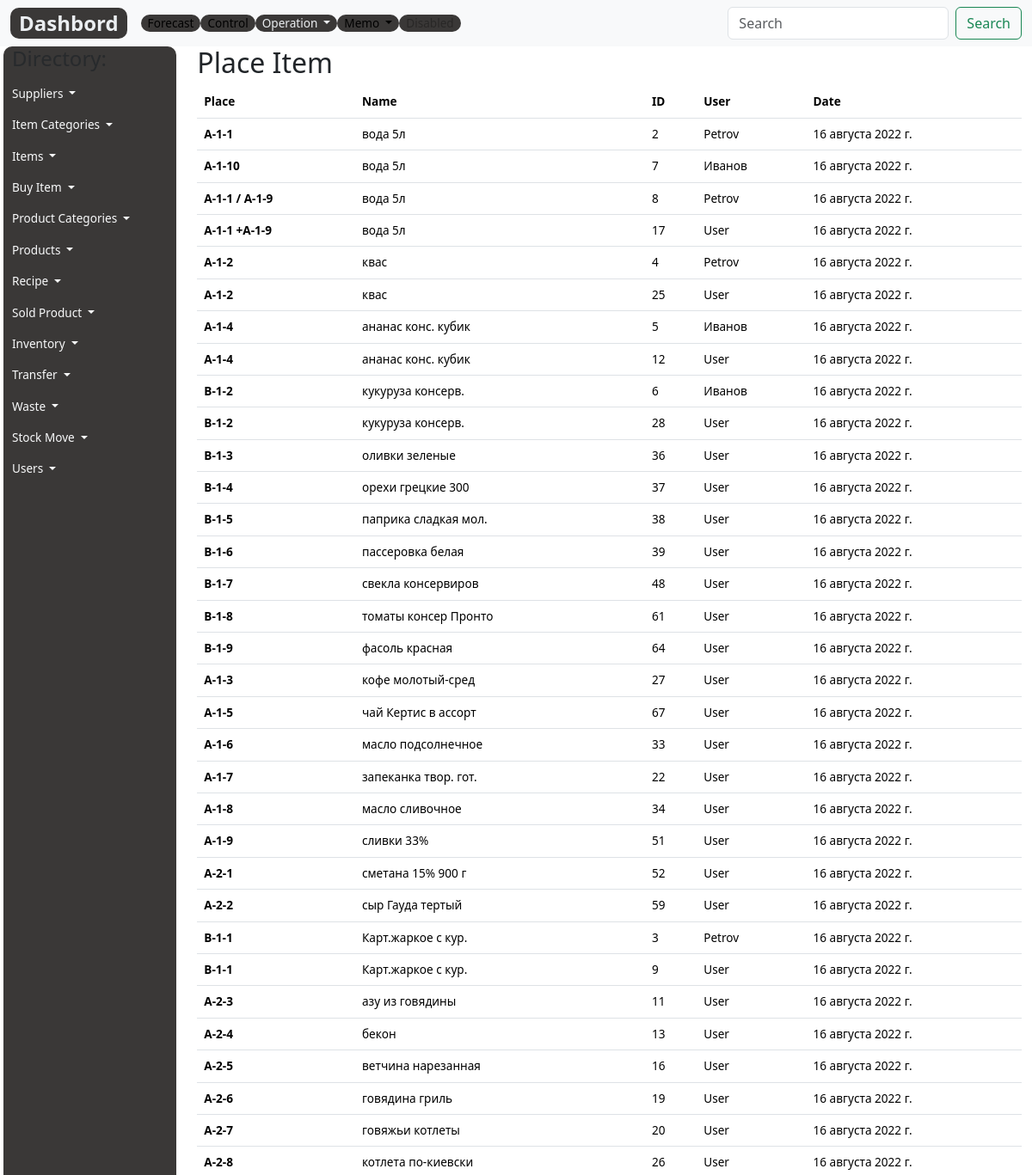
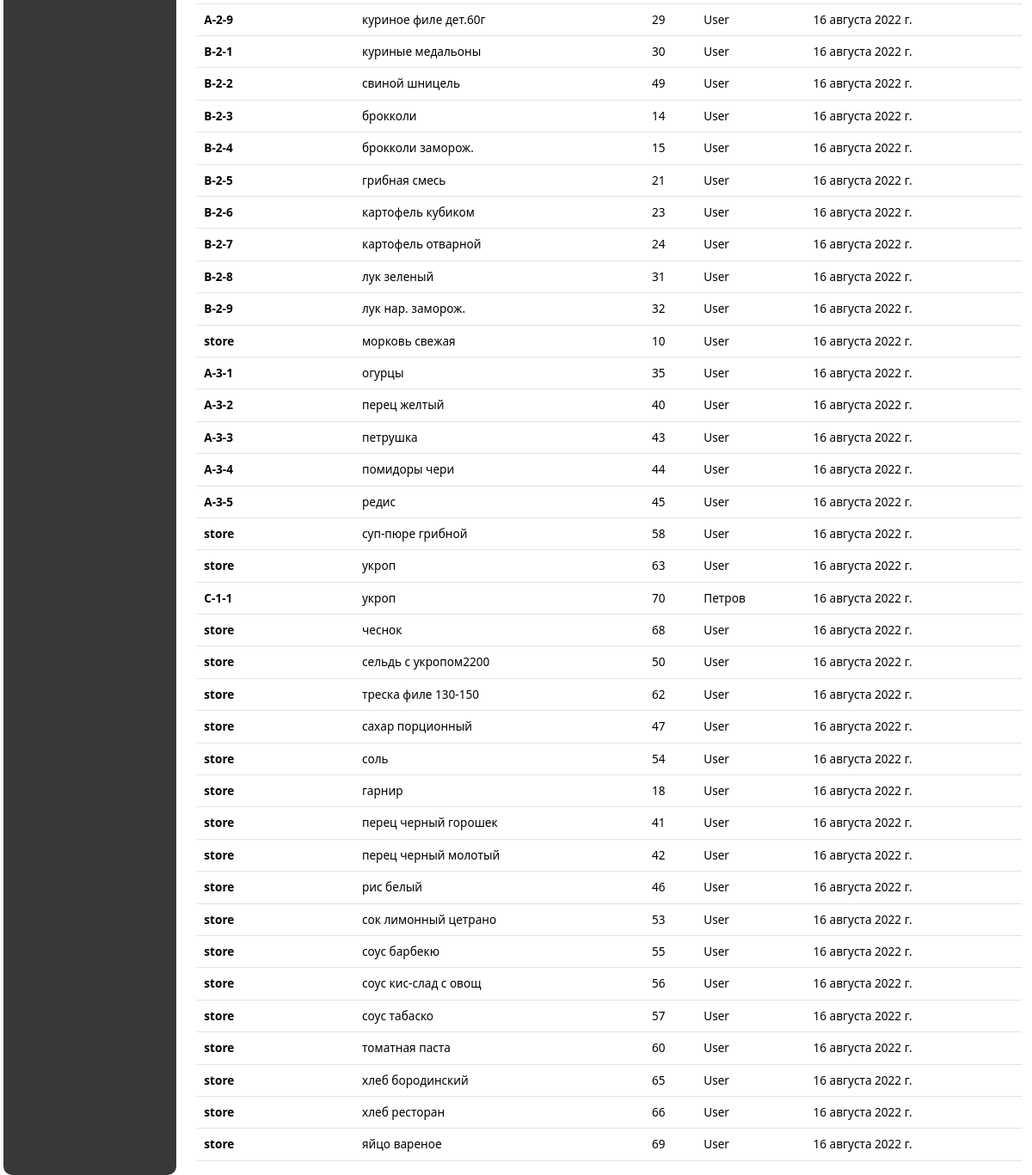
/control/place_list/, run on an earlier commit of the app's database (2 pictures, top to bottom).
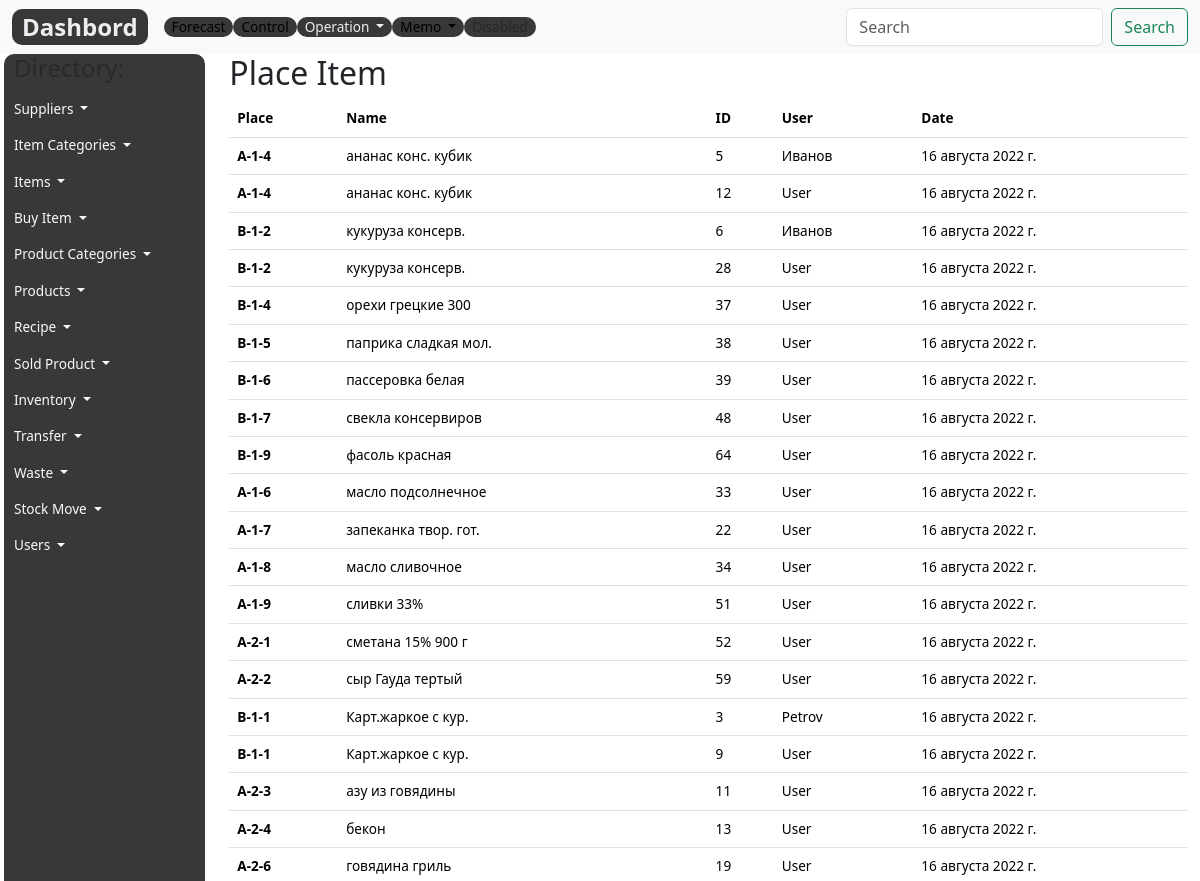
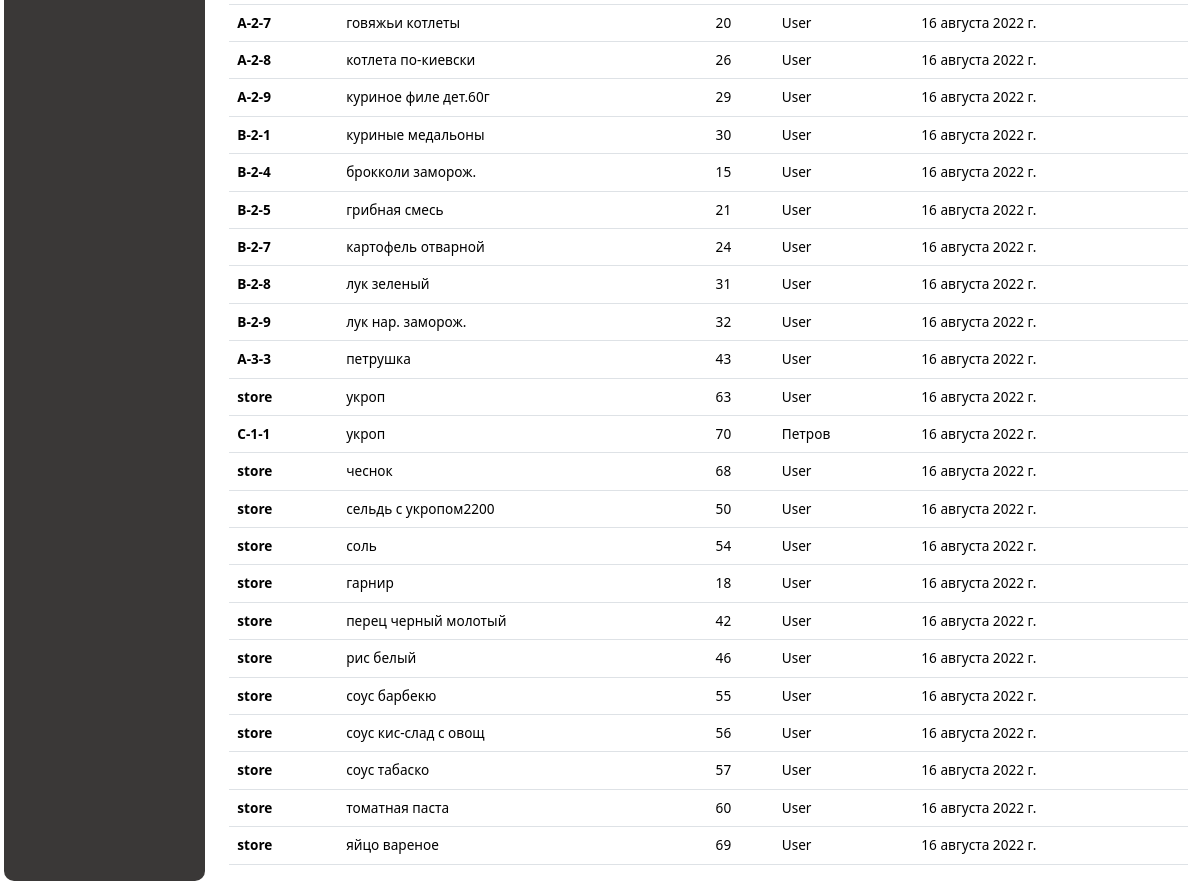
And on a later commit of the database (2 pictures, top to bottom).
### control/models.py (models this page shows, shortened)
class MoveItem(models.Model):
    name = models.ForeignKey(Item, null=True, verbose_name='Наименование', on_delete=models.CASCADE)# для form buy_item.html
    place= models.CharField(max_length=250,verbose_name='Место',  null=True ,help_text='Стеллаж - Ряд - Место',default='  ')
    document= models.CharField(max_length=250,verbose_name='Заполнил',  null=True ,default='User ')
    created_date = models.DateField(auto_now_add=True, verbose_name='Дата',)
    class Meta:
        ordering = ['name','id']
        verbose_name = 'Место'
        verbose_name_plural = 'Место'

### register/models.py (models this page shows, shortened)
class Item(models.Model):
    code=models.DecimalField(max_digits=12, unique=True, help_text="Не более 12 знаков",decimal_places=0,null=True,verbose_name='Код')
    name = models.CharField(max_length=200, help_text="Не более 200 знаков", unique=True,db_index=True)
    category = models.ForeignKey(
        CategoryItem, related_name='item', on_delete=models.CASCADE)
    supplier=models.ForeignKey(Supplier, related_name='item',on_delete=models.CASCADE)
    unit = models.CharField(max_length=50, help_text="Не более 50 знаков", choices=UNITS ) # pounds, lbs, oz ,grams, etc
    unit_cost = models.DecimalField(max_digits=10, help_text="Не более 10 знаков",decimal_places=2)
    description = models.TextField(blank=True, null=True)
    slug= models.SlugField(max_length=255, verbose_name='Url', unique=True)
    delivery_time = models.IntegerField(verbose_name='Дней', null=True)
    supply_lot = models.IntegerField(verbose_name='lot', null=True)
    lot_weight= models.FloatField(verbose_name='weight', blank=True, null=True)
    lot_length=models.FloatField(verbose_name='length', blank=True, null=True)
    lot_width = models.FloatField(verbose_name='width', blank=True, null=True)
    lot_height = models.FloatField(verbose_name='height', blank=True, null=True)
    best_befor = models.IntegerField(blank=True, null=True)
    created_date= models.DateField(auto_now_add=True, verbose_name='Создан',null=True)
    updated_date = models.DateField(auto_now=True,  verbose_name='Изменен', null=True)
    class Meta:
        ordering = ['category','name']
        verbose_name = 'Товар'
        verbose_name_plural = 'Товары'
    def __str__(self):
        return self.name

### control/views.py (the view)
# urls.py: path('place_list/', PlaceItemsListView.as_view(), name='place-list'),
class PlaceItemsListView(ListView):
    model=MoveItem
    template_name = 'lists/place_list.html'
    context_object_name = 'places'

### control/templates/lists/place_list.html (shortened to what this page needs)
{% extends 'base.html' %}
{% block content %}
<div class="container">
  <h2>Place Item</h2>
  <table class="table">
    <thead>
      <tr>
        <th scope="col">Place</th>
        <th scope="col">Name</th>
        <th scope="col">ID</th>
        <th scope="col">User</th>
        <th scope="col">Date</th>
      </tr>
    </thead>
    <tbody>
      {% for place in places %}
      <tr>
        <th scope="row">{{place.place}}</th>
        <td>{{place.name}}</td>
        <td>{{place.id}}</td>
        <td>{{place.document}}</td>
        <td>{{place.created_date}}</td>
      </tr>
      {% endfor %}
    </tbody>
  </table>
</div>
{% endblock %}

### templates/base.html (shortened to what this page needs)
{% load static %}
{% load bootstrap5 %}
<!DOCTYPE html>
<html lang="en">
<head>
  {% bootstrap_css %}
  <link rel="stylesheet" type="text/css" href="{% static 'css/style.css' %}">
</head>
<body>
  {% block navbar %}
  <nav class="navbar navbar-expand-lg bg-light">
    <div class="container-fluid">
      <a class="navbar-brand font1-b navbutt" href="{% url 'dashbord' %}">Dashbord</a>
      <div class="collapse navbar-collapse" id="navbarSupportedContent">
        <ul class="navbar-nav me-auto mb-2 mb-lg-0">
          <li class="nav-item">
            <a class="nav-link active navbutt" aria-current="page" href="{% url 'dashbord' %}">Forecast</a>
          </li>
          <li class="nav-item">
            <a class="nav-link active navbutt" href="{% url 'control' %}">Control</a>
          </li>
          <li class="navbar-nav nav-item dropdown">
            <a class="nav-link dropdown-toggle navbutt" href="#" role="button" data-bs-toggle="dropdown"
              aria-expanded="false">
              Operation
            </a>
          </li>
          <li class="navbar-nav nav-item dropdown">
            <a class="nav-link dropdown-toggle navbutt active" href="#" role="button" data-bs-toggle="dropdown"
              aria-expanded="false">
              Memo
            </a>
          </li>
          <li class="nav-item">
            <a class="nav-link disabled navbutt">Disabled</a>
          </li>
        </ul>
        <form class="d-flex" role="search">
          <input class="form-control me-2" type="search" placeholder="Search" aria-label="Search">
          <button class="btn btn-outline-success" type="submit">Search</button>
        </form>
      </div>
    </div>
  </nav>
  {% endblock %}
  <div class="ms-3">
    {% block menu%}
    <div class="row">
      <div class="col-2 navbutt text-muted">
        <h4>Directory:</h4>
        <ul class="nav navbar-nav">
          <li class="navbar-nav nav-item dropdown">
            <a class="nav-link dropdown-toggle text-light" href="#" role="button" data-bs-toggle="dropdown"
              aria-expanded="false">
              Suppliers
            </a>
          </li>
          <li class="navbar-nav nav-item dropdown">
            <a class="nav-link dropdown-toggle text-light" href="#" role="button" data-bs-toggle="dropdown"
              aria-expanded="false">
              Item Categories
            </a>
          </li>
          <li class="navbar-nav nav-item dropdown">
            <a class="nav-link dropdown-toggle text-light" href="#" role="button" data-bs-toggle="dropdown"
              aria-expanded="false">
              Items
            </a>
          </li>
          <li class="navbar-nav nav-item dropdown">
            <a class="nav-link dropdown-toggle text-light" href="#" role="button" data-bs-toggle="dropdown"
              aria-expanded="false">
              Buy Item
            </a>
          </li>
          <li class="navbar-nav nav-item dropdown">
            <a class="nav-link dropdown-toggle text-light" href="#" role="button" data-bs-toggle="dropdown"
              aria-expanded="false">
              Product Categories
            </a>
          </li>
          <li class="navbar-nav nav-item dropdown">
            <a class="nav-link dropdown-toggle text-light" href="#" role="button" data-bs-toggle="dropdown"
              aria-expanded="false">
              Products
            </a>
          </li>
          <li class="navbar-nav nav-item dropdown">
            <a class="nav-link dropdown-toggle text-light" href="#" role="button" data-bs-toggle="dropdown"
              aria-expanded="false">
              Recipe
            </a>
          </li>
          <li class="navbar-nav nav-item dropdown">
            <a class="nav-link dropdown-toggle text-light" href="#" role="button" data-bs-toggle="dropdown"
              aria-expanded="false">
              Sold Product
            </a>
          </li>
          <li class="navbar-nav nav-item dropdown">
            <a class="nav-link dropdown-toggle text-light" href="#" role="button" data-bs-toggle="dropdown"
              aria-expanded="false">
              Inventory
            </a>
          </li>
          <li class="navbar-nav nav-item dropdown">
            <a class="nav-link dropdown-toggle text-light" href="#" role="button" data-bs-toggle="dropdown"
              aria-expanded="false">
              Transfer
            </a>
          </li>
          <li class="navbar-nav nav-item dropdown">
            <a class="nav-link dropdown-toggle text-light" href="#" role="button" data-bs-toggle="dropdown"
              aria-expanded="false">
              Waste
            </a>
          </li>
          <li class="navbar-nav nav-item dropdown">
            <a class="nav-link dropdown-toggle text-light" href="#" role="button" data-bs-toggle="dropdown"
              aria-expanded="false">
              Stock Move
            </a>
          </li>
          <li class="navbar-nav nav-item dropdown">
            <a class="nav-link dropdown-toggle text-light" href="#" role="button" data-bs-toggle="dropdown"
              aria-expanded="false">
              Users
            </a>
          </li>
          {% endblock %}
      </div>
      <div class="col-10">
        {% block content %}CONTENT{% endblock %}
      </div>
</body>
</html>

### mms22/static/css/style.css (style rules this page uses)
body { font-size: 0.85rem !important; }
.navbutt { color: #ebeef1; background: #3a3837; border-radius: 10px; padding: 0 10px; }
.font1-b { font-size: 1.5rem; font-weight: 600; }

What changed in the data, as far as the page shows it:
removed MoveItem: place "A-1-1", name "вода 5л", id "2", document "Petrov", created_date "16 августа 2022 г."
removed MoveItem: place "A-1-10", name "вода 5л", id "7", document "Иванов", created_date "16 августа 2022 г."
removed MoveItem: place "A-1-1 / A-1-9", name "вода 5л", id "8", document "Petrov", created_date "16 августа 2022 г."
removed MoveItem: place "A-1-1 +A-1-9", name "вода 5л", id "17", document "User", created_date "16 августа 2022 г."
removed MoveItem: place "A-1-2", name "квас", id "4", document "Petrov", created_date "16 августа 2022 г."
removed MoveItem: place "A-1-2", name "квас", id "25", document "User", created_date "16 августа 2022 г."
removed MoveItem: place "B-1-3", name "оливки зеленые", id "36", document "User", created_date "16 августа 2022 г."
removed MoveItem: place "B-1-8", name "томаты консер Пронто", id "61", document "User", created_date "16 августа 2022 г."
removed MoveItem: place "A-1-3", name "кофе молотый-сред", id "27", document "User", created_date "16 августа 2022 г."
removed MoveItem: place "A-1-5", name "чай Кертис в ассорт", id "67", document "User", created_date "16 августа 2022 г."
removed MoveItem: place "A-2-5", name "ветчина нарезанная", id "16", document "User", created_date "16 августа 2022 г."
removed MoveItem: place "B-2-2", name "свиной шницель", id "49", document "User", created_date "16 августа 2022 г."
removed MoveItem: place "B-2-3", name "брокколи", id "14", document "User", created_date "16 августа 2022 г."
removed MoveItem: place "B-2-6", name "картофель кубиком", id "23", document "User", created_date "16 августа 2022 г."
removed MoveItem: place "store", name "морковь свежая", id "10", document "User", created_date "16 августа 2022 г."
removed MoveItem: place "A-3-1", name "огурцы", id "35", document "User", created_date "16 августа 2022 г."
removed MoveItem: place "A-3-2", name "перец желтый", id "40", document "User", created_date "16 августа 2022 г."
removed MoveItem: place "A-3-4", name "помидоры чери", id "44", document "User", created_date "16 августа 2022 г."
removed MoveItem: place "A-3-5", name "редис", id "45", document "User", created_date "16 августа 2022 г."
removed MoveItem: place "store", name "суп-пюре грибной", id "58", document "User", created_date "16 августа 2022 г."
removed MoveItem: place "store", name "треска филе 130-150", id "62", document "User", created_date "16 августа 2022 г."
removed MoveItem: place "store", name "сахар порционный", id "47", document "User", created_date "16 августа 2022 г."
removed MoveItem: place "store", name "перец черный горошек", id "41", document "User", created_date "16 августа 2022 г."
removed MoveItem: place "store", name "сок лимонный цетрано", id "53", document "User", created_date "16 августа 2022 г."
removed MoveItem: place "store", name "хлеб бородинский", id "65", document "User", created_date "16 августа 2022 г."
removed MoveItem: place "store", name "хлеб ресторан", id "66", document "User", created_date "16 августа 2022 г."
